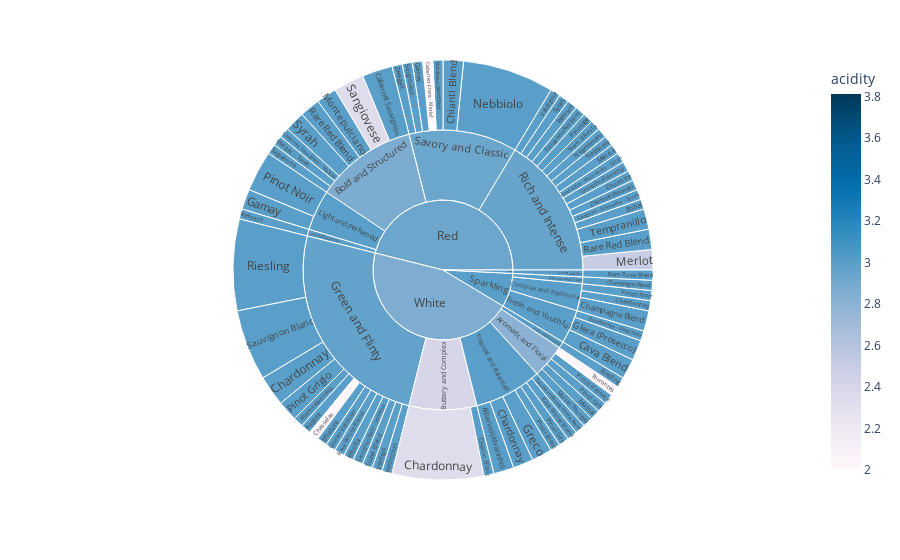

Source (notebook cell):
### Markdown cell above
### Type,Wine Style,Grape/Blend

### Code cell
fig = px.sunburst(df,path=['type','Wine Style','Grape/Blend'],
                  color='acidity',color_continuous_scale='PuBu',
                  color_continuous_midpoint=np.average(df['acidity'])
                 )
fig.show()

### Figure 1 — Plotly figure (JSON) as saved in the notebook; plotly's stock layout.template omitted (floating-point values rounded to 4 significant figures)
{"data": [{"branchvalues": "total", "customdata": [[3], [3], [3], [3], [3], [2], [3], [3], [3], [3], [3], [3], [3], [2.333], [3], [3], [3], [3], [2], [3], [3], [3], [3], [3], [3], [3], [3], [3], [3], [3], [3], [3], [2.5], [3], [3], [3], [3], [3], [3], [3], [3], [3], [3], [3], [3], [3], [3], [3], [3], [3], [3], [3], [3], [3], [3], [3], [3], [3], [3], [3], [2.333], [3], [3], [3], [3], [3], [3], [3], [3], [2], [3], [3], [3], [3], [2.8], [3], [2.867], [2.4], [3], [3], [3], [2.969], [3], [3], [3], [2.952], [2.938], [3], [2.932], [3], [3], [2.862]], "domain": {"x": [0, 1], "y": [0, 1]}, "hovertemplate": "acidity=%{color}<br>labels=%{label}<br>count=%{value}<br>parent=%{parent}<br>id=%{id}<extra></extra>", "ids": ["White/Green and Flinty/Albarino (Alvarinho)", "White/Tropical and Balanced/Albarino (Alvarinho)", "White/Green and Flinty/Aligote", "Red/Rich and Intense/Bobal", "Red/Savory and Classic/Bordeaux Blend Red", "Red/Savory and Classic/Cabernet Franc - Merlot", "Red/Bold and Structured/Cabernet Sauvignon", "Red/Bold and Structured/Cabernet Sauvignon - Malbec", "Red/Rich and Intense/Carignan - Grenache - Syrah", "Sparkling/Fresh and Youthful/Cava Blend", "Sparkling/Berries and Cream/Champagne Blend", "Sparkling/Complex and Traditional/Champagne Blend", "Red/Rich and Intense/Charbono (Bonarda)", "White/Buttery and Complex/Chardonnay", "Sparkling/Complex and Traditional/Chardonnay", "White/Green and Flinty/Chardonnay", "White/Tropical and Balanced/Chardonnay", "Sparkling/Fresh and Youthful/Chardonnay - Pinot Noir", "White/Green and Flinty/Chasselas", "White/Buttery and Complex/Chenin Blanc", "Red/Savory and Classic/Chianti Blend", "Red/Rich and Intense/Counoise", "White/Green and Flinty/Erbaluce", "Red/Light and Perfumed/Gamay", "Red/Savory and Classic/Gamay", "Sparkling/Fresh and Youthful/Glera (Prosecco)", "White/Tropical and Balanced/Greco", "Red/Rich and Intense/Grenache (Garnacha)", "Red/Rich and Intense/Grenache - Mourvedre - Syrah", "White/Green and Flinty/Gruner Veltliner", "Red/Bold and Structured/Malbec - Syrah", "Red/Rich and Intense/Mencia", "Red/Rich and Intense/Merlot", "Red/Bold and Structured/Montepulciano", "White/Aromatic and Floral/Muller-Thurgau", "White/Aromatic and Floral/Muscat", "Red/Rich and Intense/Nebbiolo", "Red/Savory and Classic/Nebbiolo", "Red/Rich and Intense/Negroamaro", "Red/Rich and Intense/Nero d'Avola", "White/Tropical and Balanced/Pinot Blanc", "White/Green and Flinty/Pinot Grigio", "White/Aromatic and Floral/Pinot Gris", "White/Tropical and Balanced/Pinot Gris", "Sparkling/Complex and Traditional/Pinot Noir", "Red/Light and Perfumed/Pinot Noir", "White/Aromatic and Floral/Pinot d'Alsace", "Red/Rich and Intense/Pinotage", "Red/Rich and Intense/Portuguese Red Blend", "Red/Bold and Structured/Rare Red Blend", "Red/Rich and Intense/Rare Red Blend", "Rose/Crisp and Dry/Rare Rose Blend", "White/Green and Flinty/Rare White Blend", "White/Tropical and Balanced/Rare White Blend", "Red/Lush and Balanced/Refosco", "Red/Rich and Intense/Refosco", "White/Green and Flinty/Ribolla", "White/Green and Flinty/Riesling", "White/Lush and Balanced/Riesling", "Red/Bold and Structured/Sagrantino", "Red/Bold and Structured/Sangiovese", "Red/Savory and Classic/Sangiovese", "White/Green and Flinty/Sauvignon Blanc", "White/Green and Flinty/Sauvignon Blanc - Semillon", "White/Green and Flinty/Soave Blend", "White/Tropical and Balanced/Southern Rhone White Blend", "Red/Bold and Structured/Syrah", "Red/Rich and Intense/Syrah", "Red/Rich and Intense/Tempranillo", "White/Aromatic and Floral/Torrontes", "Red/Rich and Intense/Valdiguie", "White/Green and Flinty/Verdejo", "White/Green and Flinty/Verdicchio", "Red/Savory and Classic/Zweigelt", "White/Aromatic and Floral", "Sparkling/Berries and Cream", "Red/Bold and Structured", "White/Buttery and Complex", "Sparkling/Complex and Traditional", "Rose/Crisp and Dry", "Sparkling/Fresh and Youthful", "White/Green and Flinty", "Red/Light and Perfumed", "Red/Lush and Balanced", "White/Lush and Balanced", "Red/Rich and Intense", "Red/Savory and Classic", "White/Tropical and Balanced", "Red", "Rose", "Sparkling", "White"], "labels": ["Albarino (Alvarinho)", "Albarino (Alvarinho)", "Aligote", "Bobal", "Bordeaux Blend Red", "Cabernet Franc - Merlot", "Cabernet Sauvignon", "Cabernet Sauvignon - Malbec", "Carignan - Grenache - Syrah", "Cava Blend", "Champagne Blend", "Champagne Blend", "Charbono (Bonarda)", "Chardonnay", "Chardonnay", "Chardonnay", "Chardonnay", "Chardonnay - Pinot Noir", "Chasselas", "Chenin Blanc", "Chianti Blend", "Counoise", "Erbaluce", "Gamay", "Gamay", "Glera (Prosecco)", "Greco", "Grenache (Garnacha)", "Grenache - Mourvedre - Syrah", "Gruner Veltliner", "Malbec - Syrah", "Mencia", "Merlot", "Montepulciano", "Muller-Thurgau", "Muscat", "Nebbiolo", "Nebbiolo", "Negroamaro", "Nero d'Avola", "Pinot Blanc", "Pinot Grigio", "Pinot Gris", "Pinot Gris", "Pinot Noir", "Pinot Noir", "Pinot d'Alsace", "Pinotage", "Portuguese Red Blend", "Rare Red Blend", "Rare Red Blend", "Rare Rose Blend", "Rare White Blend", "Rare White Blend", "Refosco", "Refosco", "Ribolla", "Riesling", "Riesling", "Sagrantino", "Sangiovese", "Sangiovese", "Sauvignon Blanc", "Sauvignon Blanc - Semillon", "Soave Blend", "Southern Rhone White Blend", "Syrah", "Syrah", "Tempranillo", "Torrontes", "Valdiguie", "Verdejo", "Verdicchio", "Zweigelt", "Aromatic and Floral", "Berries and Cream", "Bold and Structured", "Buttery and Complex", "Complex and Traditional", "Crisp and Dry", "Fresh and Youthful", "Green and Flinty", "Light and Perfumed", "Lush and Balanced", "Lush and Balanced", "Rich and Intense", "Savory and Classic", "Tropical and Balanced", "Red", "Rose", "Sparkling", "White"], "marker": {"coloraxis": "coloraxis", "colors": [3, 3, 3, 3, 3, 2, 3, 3, 3, 3, 3, 3, 3, 2.333, 3, 3, 3, 3, 2, 3, 3, 3, 3, 3, 3, 3, 3, 3, 3, 3, 3, 3, 2.5, 3, 3, 3, 3, 3, 3, 3, 3, 3, 3, 3, 3, 3, 3, 3, 3, 3, 3, 3, 3, 3, 3, 3, 3, 3, 3, 3, 2.333, 3, 3, 3, 3, 3, 3, 3, 3, 2, 3, 3, 3, 3, 2.8, 3, 2.867, 2.4, 3, 3, 3, 2.969, 3, 3, 3, 2.952, 2.938, 3, 2.932, 3, 3, 2.862]}, "name": "", "parents": ["White/Green and Flinty", "White/Tropical and Balanced", "White/Green and Flinty", "Red/Rich and Intense", "Red/Savory and Classic", "Red/Savory and Classic", "Red/Bold and Structured", "Red/Bold and Structured", "Red/Rich and Intense", "Sparkling/Fresh and Youthful", "Sparkling/Berries and Cream", "Sparkling/Complex and Traditional", "Red/Rich and Intense", "White/Buttery and Complex", "Sparkling/Complex and Traditional", "White/Green and Flinty", "White/Tropical and Balanced", "Sparkling/Fresh and Youthful", "White/Green and Flinty", "White/Buttery and Complex", "Red/Savory and Classic", "Red/Rich and Intense", "White/Green and Flinty", "Red/Light and Perfumed", "Red/Savory and Classic", "Sparkling/Fresh and Youthful", "White/Tropical and Balanced", "Red/Rich and Intense", "Red/Rich and Intense", "White/Green and Flinty", "Red/Bold and Structured", "Red/Rich and Intense", "Red/Rich and Intense", "Red/Bold and Structured", "White/Aromatic and Floral", "White/Aromatic and Floral", "Red/Rich and Intense", "Red/Savory and Classic", "Red/Rich and Intense", "Red/Rich and Intense", "White/Tropical and Balanced", "White/Green and Flinty", "White/Aromatic and Floral", "White/Tropical and Balanced", "Sparkling/Complex and Traditional", "Red/Light and Perfumed", "White/Aromatic and Floral", "Red/Rich and Intense", "Red/Rich and Intense", "Red/Bold and Structured", "Red/Rich and Intense", "Rose/Crisp and Dry", "White/Green and Flinty", "White/Tropical and Balanced", "Red/Lush and Balanced", "Red/Rich and Intense", "White/Green and Flinty", "White/Green and Flinty", "White/Lush and Balanced", "Red/Bold and Structured", "Red/Bold and Structured", "Red/Savory and Classic", "White/Green and Flinty", "White/Green and Flinty", "White/Green and Flinty", "White/Tropical and Balanced", "Red/Bold and Structured", "Red/Rich and Intense", "Red/Rich and Intense", "White/Aromatic and Floral", "Red/Rich and Intense", "White/Green and Flinty", "White/Green and Flinty", "Red/Savory and Classic", "White", "Sparkling", "Red", "White", "Sparkling", "Rose", "Sparkling", "White", "Red", "Red", "White", "Red", "Red", "White", "", "", "", ""], "type": "sunburst", "values": [1, 2, 1, 1, 1, 1, 3, 1, 1, 2, 1, 2, 1, 9, 1, 3, 2, 1, 1, 1, 2, 1, 1, 2, 1, 2, 2, 1, 1, 1, 1, 1, 2, 2, 1, 1, 1, 9, 1, 1, 1, 2, 1, 1, 1, 4, 1, 1, 1, 2, 2, 1, 1, 1, 1, 1, 1, 9, 1, 1, 3, 1, 7, 1, 1, 1, 2, 1, 2, 1, 1, 1, 1, 1, 5, 1, 15, 10, 4, 1, 5, 32, 6, 1, 1, 21, 16, 10, 59, 1, 10, 58]}], "layout": {"coloraxis": {"cmid": 2.906, "colorbar": {"title": {"text": "acidity"}}, "colorscale": [[0, "rgb(255,247,251)"], [0.125, "rgb(236,231,242)"], [0.25, "rgb(208,209,230)"], [0.375, "rgb(166,189,219)"], [0.5, "rgb(116,169,207)"], [0.625, "rgb(54,144,192)"], [0.75, "rgb(5,112,176)"], [0.875, "rgb(4,90,141)"], [1, "rgb(2,56,88)"]]}, "legend": {"tracegroupgap": 0}, "margin": {"t": 60}}}
